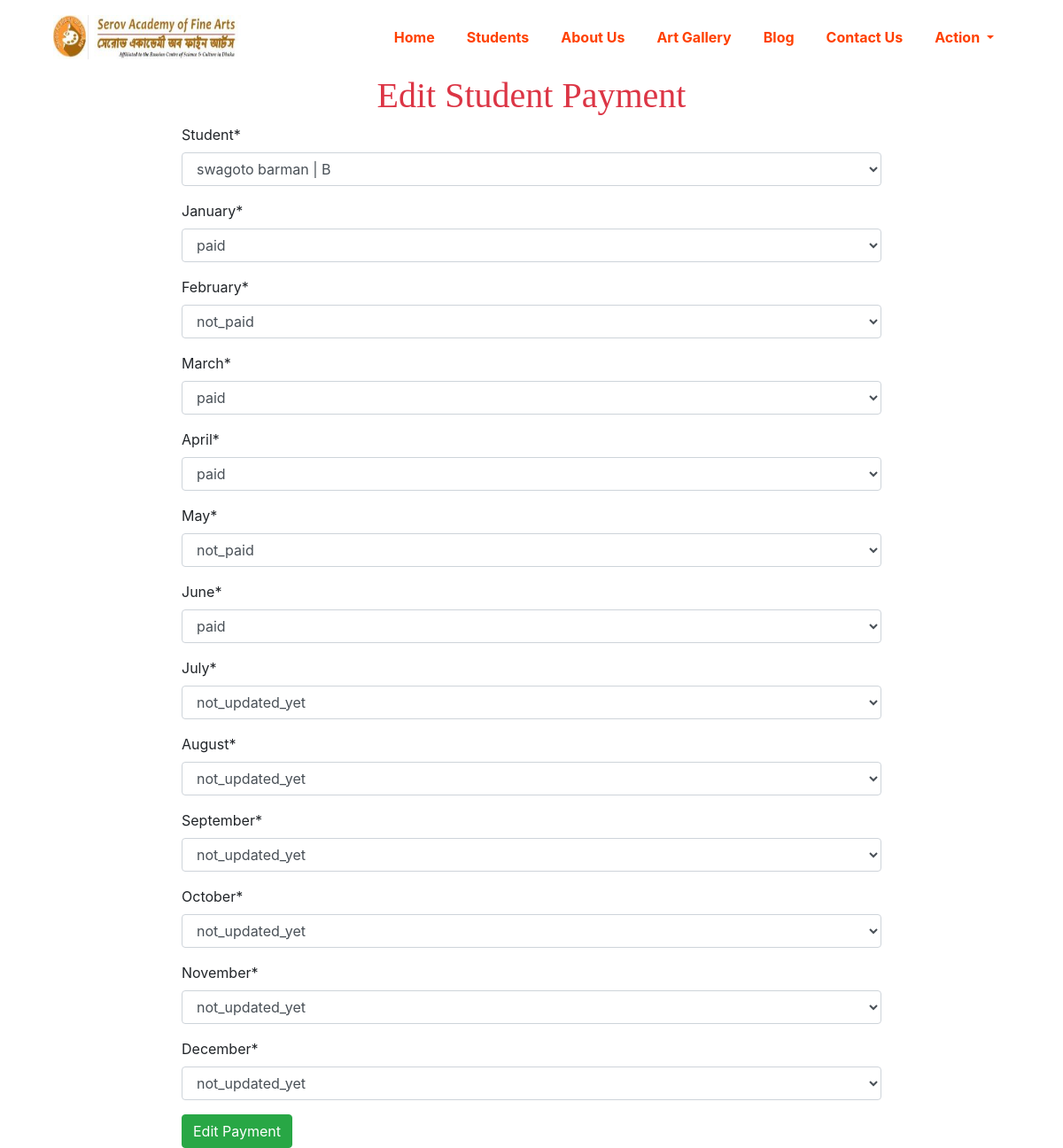
Screenshot of /student/payment/3/edit with the database file from the repository.
### main/models.py (models this page shows, shortened)
class Payment(models.Model):
    student=models.ForeignKey(Student,on_delete=models.CASCADE)
    january=models.CharField(max_length=255,choices=PAYMENT_STATUS,default="not_updated_yet")
    february = models.CharField(max_length=255, choices=PAYMENT_STATUS, default="not_updated_yet")
    march = models.CharField(max_length=255, choices=PAYMENT_STATUS, default="not_updated_yet")
    april = models.CharField(max_length=255, choices=PAYMENT_STATUS, default="not_updated_yet")
    may = models.CharField(max_length=255, choices=PAYMENT_STATUS, default="not_updated_yet")
    june = models.CharField(max_length=255, choices=PAYMENT_STATUS, default="not_updated_yet")
    july = models.CharField(max_length=255, choices=PAYMENT_STATUS, default="not_updated_yet")
    august = models.CharField(max_length=255, choices=PAYMENT_STATUS, default="not_updated_yet")
    september = models.CharField(max_length=255, choices=PAYMENT_STATUS, default="not_updated_yet")
    october = models.CharField(max_length=255, choices=PAYMENT_STATUS, default="not_updated_yet")
    november = models.CharField(max_length=255, choices=PAYMENT_STATUS, default="not_updated_yet")
    december = models.CharField(max_length=255, choices=PAYMENT_STATUS, default="not_updated_yet")

### main/views.py (the view)
# urls.py: path('student/payment/<int:pk>/edit', EditStudentPaymentView.as_view(), name='edit-student-payment')
class EditStudentPaymentView(UpdateView):
    model = Payment
    form_class = StudentPaymentUpdateForm
    template_name = 'edit-student-payment.html'
    success_url = reverse_lazy("student-payment")

### main/forms.py
class StudentPaymentUpdateForm(forms.ModelForm):
    class Meta:
        model=Payment
        fields=('__all__')

### main/models.py (called while the page is built)
    def __str__(self):
        return self.name + " | " + str(self.group.group)

### main/templates/edit-student-payment.html (shortened to what this page needs)
{% extends 'base.html' %}
{% load crispy_forms_tags %}
{% block body %}
    <div class="row justify-content-center">
        <div class="col-lg-8">
            <h1 class="text-center text-danger">Edit Student Payment</h1>
            <form method="post" enctype="multipart/form-data">
                {{ form|crispy }}
                <button type="submit" class="btn btn-success">Edit Payment</button>
            </form>
        </div>
    </div>
{% endblock %}

### rows the page displays
Payment: student "swagoto barman | B", january "paid", february "not_paid", march "paid", april "paid", may "not_paid", june "paid", july "not_updated_yet", august "not_updated_yet", september "not_updated_yet", october "not_updated_yet", november "not_updated_yet", december "not_updated_yet"
